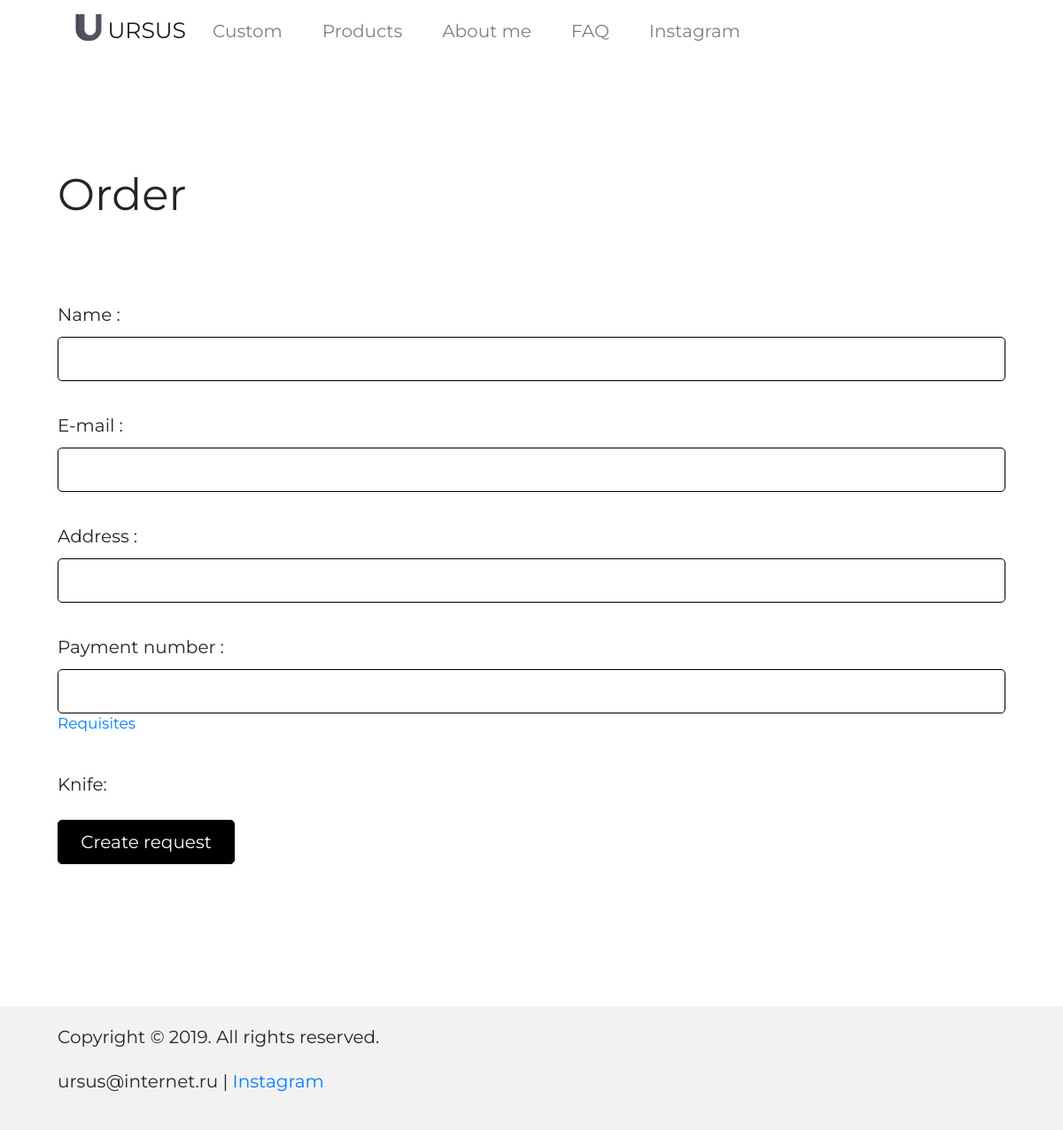
The app's page /products/order/test, older data.
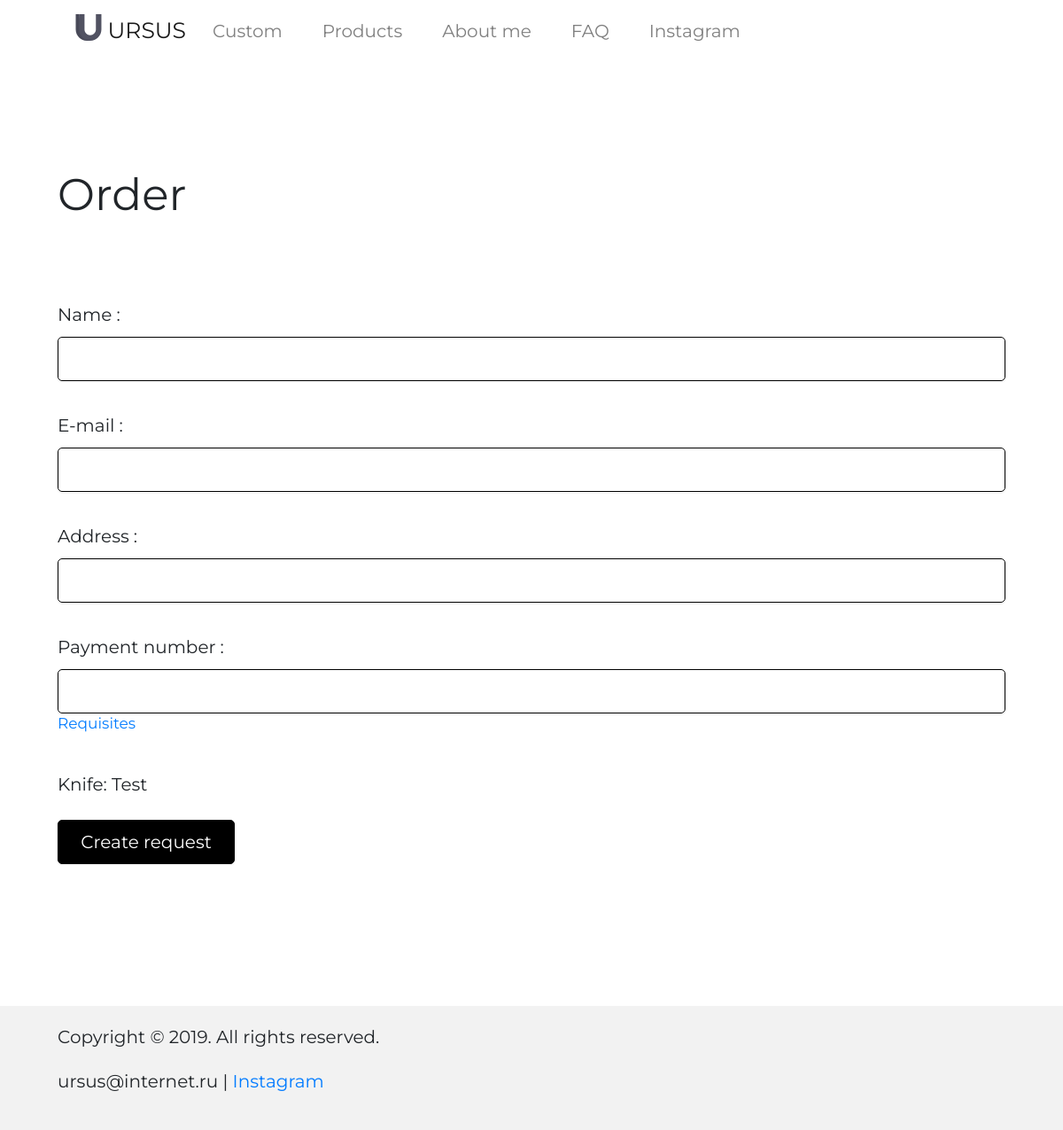
The same page, newer data.
### products/models.py (models this page shows, shortened)
class Knife(db.Model):
    id = db.Column(db.Integer, primary_key=True)
    name = db.Column(db.String(35), nullable=False)
    slug = db.Column(db.String(50), unique=True, nullable=False)
    length = db.Column(db.Integer, nullable=False)
    mass = db.Column(db.Integer, nullable=False)
    blade_material = db.Column(db.String(50), nullable=False)
    blade_length = db.Column(db.Integer, nullable=False)
    blade_thickness = db.Column(db.Integer, nullable=False)
    handle_material = db.Column(db.Integer, nullable=False)
    coating = db.Column(db.String(50), nullable=False)
    description = db.Column(db.String(250), nullable=False)

### products/products.py (the view, shortened to what this page needs)
@products.route('/order/<path>', methods=['POST', 'GET'])
def order(path):
    knife = get_knife_by_path(path)
    form = Order()
    return render_template('products/order.html', title=titles['order'], menu=g.menu, knife=knife, form=form)

### products/forms.py
class Order(FlaskForm):
    name = StringField('Name', validators=[DataRequired()])
    email = StringField('E-mail', validators=[DataRequired(), Email()])
    address = StringField('Address', validators=[DataRequired()])
    payment_number = StringField('Payment number', validators=[DataRequired()])

### models.py (called while the page is built)
def get_menu_items():
    try:
        return MenuItem.query.all()
    except sqlite3.OperationalError:
        abort(500)

### products/models.py (called while the page is built)
def get_knife_by_path(path):
    knife = None
    try:
        return Knife.query.filter(Knife.slug.like(f'{path}')).first()
    except sqlite3.OperationalError:
        abort(500)
    if not knife:
        abort(404)
    return knife

### views.py (called while the page is built)
@app.before_request
def before_request():
    g.menu = get_menu_items()

### products/templates/products/order.html (shortened to what this page needs)
{% extends 'base.html' %}
{% block content %}
<section class="order">
    <div class="container">
        <div class="row">
            <div class="col-12">
                <h3>Order</h3>
            </div>
            <div class="col-12">
                <form method="POST" action="{{ url_for('products.order', path=knife.slug) }}" id="#form">
                    <p>{{ form.name.label }}: {{ form.name(size=20) }}</p>
                    <p>{{ form.email.label }}: {{ form.email(size=20) }}</p>
                    <p>{{ form.address.label }}: {{ form.address(size=20) }}</p>
                    <p>{{ form.payment_number.label }}: {{ form.payment_number(size=20) }}</p>
                    <a href="#form" id="requisites">Requisites</a>
                    <p>Knife: {{ knife.name }}</p>
                    <input class="btn btn-primary" type="submit" value="Create request">
                </form>
            </div>
        </div>
    </div>
</section>
{% endblock content %}

Row changes from the older to the newer data that the page shows:
added Knife: name "Test"
